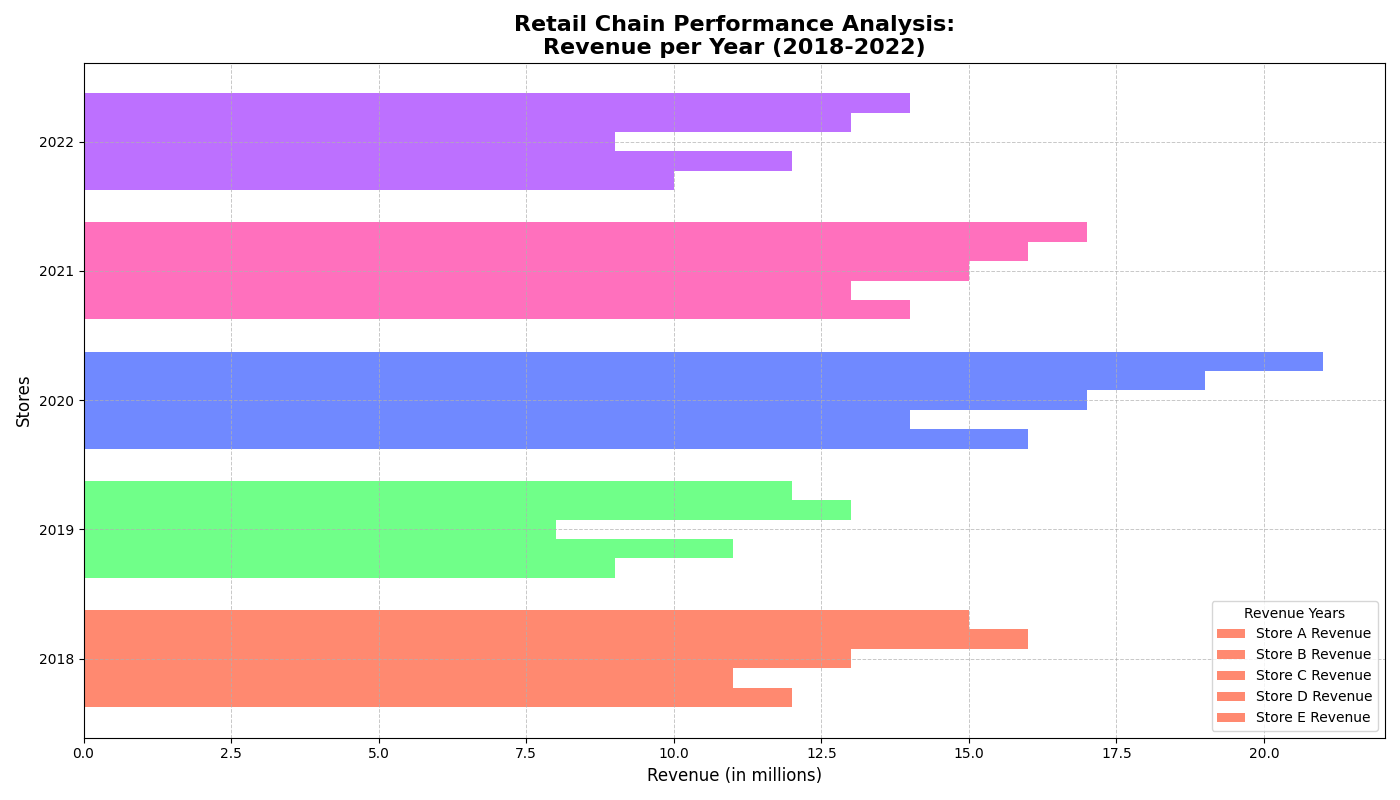

Source code (Python):
import matplotlib.pyplot as plt
import numpy as np

years = np.array([2018, 2019, 2020, 2021, 2022])
stores = ["Store A", "Store B", "Store C", "Store D", "Store E"]

# Altered Revenue data
revenue = np.array([
    [12, 11, 13, 16, 15],  # Store A
    [9, 11, 8, 13, 12],    # Store B
    [16, 14, 17, 19, 21],  # Store C
    [14, 13, 15, 16, 17],  # Store D
    [10, 12, 9, 13, 14],   # Store E
])

# Create subplots
fig, ax1 = plt.subplots(figsize=(14, 8))
colors = ['#FF5733', '#33FF57', '#3357FF', '#FF33A1', '#A133FF']
bar_height = 0.15

for idx, store in enumerate(stores):
    ax1.barh(years + np.array(range(idx, idx+1))*bar_height, revenue[:, idx], height=bar_height, color=colors, alpha=0.7)

# Set the title and labels
ax1.set_title('Retail Chain Performance Analysis:\nRevenue per Year (2018-2022)', fontsize=16, fontweight='bold')
ax1.set_xlabel('Revenue (in millions)', fontsize=12)
ax1.set_ylabel('Stores', fontsize=12)
ax1.set_yticks(years + bar_height*(len(years)-1)/2)
ax1.set_yticklabels(years)

# Move the legend to the lower center
bars = [store + " Revenue" for store in stores]
ax1.legend(bars, title='Revenue Years', loc='lower right', fontsize=10, frameon=True)

ax1.grid(True, linestyle='--', linewidth=0.7, alpha=0.7)
plt.tight_layout()
plt.show()
